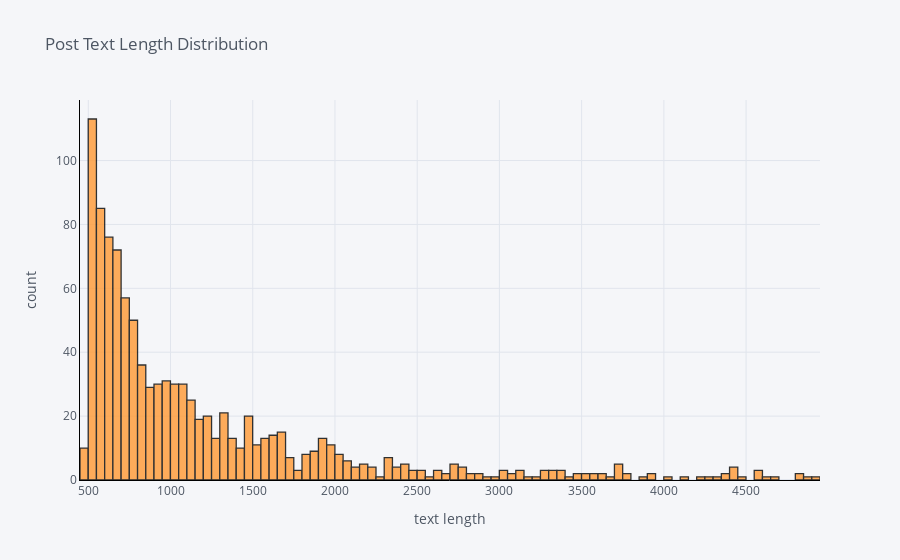

Notebook code cell kept with this figure:
### Code cell
df_ed['text_len'].iplot(
    kind='hist',
    bins=100,
    xTitle='text length',
    linecolor='black',
    yTitle='count',
    title='Post Text Length Distribution')

### Figure 1 — Plotly figure (JSON) as saved in the notebook; plotly's stock layout.template omitted (floating-point values rounded to 4 significant figures; data arrays with more than 128 entries replaced by an {"elided": "..."} marker saying what was removed)
{"data": [{"histfunc": "count", "histnorm": "", "marker": {"color": "rgba(255, 153, 51, 1.0)", "line": {"color": "#000000", "width": 1.3}}, "name": "text_len", "nbinsx": 100, "opacity": 0.8, "orientation": "v", "type": "histogram", "x": {"elided": "1025 int values"}}], "layout": {"barmode": "overlay", "legend": {"bgcolor": "#F5F6F9", "font": {"color": "#4D5663"}}, "paper_bgcolor": "#F5F6F9", "plot_bgcolor": "#F5F6F9", "title": {"font": {"color": "#4D5663"}, "text": "Post Text Length Distribution"}, "xaxis": {"gridcolor": "#E1E5ED", "linecolor": "black", "showgrid": true, "tickfont": {"color": "#4D5663"}, "title": {"font": {"color": "#4D5663"}, "text": "text length"}, "zerolinecolor": "#E1E5ED"}, "yaxis": {"gridcolor": "#E1E5ED", "linecolor": "black", "showgrid": true, "tickfont": {"color": "#4D5663"}, "title": {"font": {"color": "#4D5663"}, "text": "count"}, "zerolinecolor": "#E1E5ED"}}}
